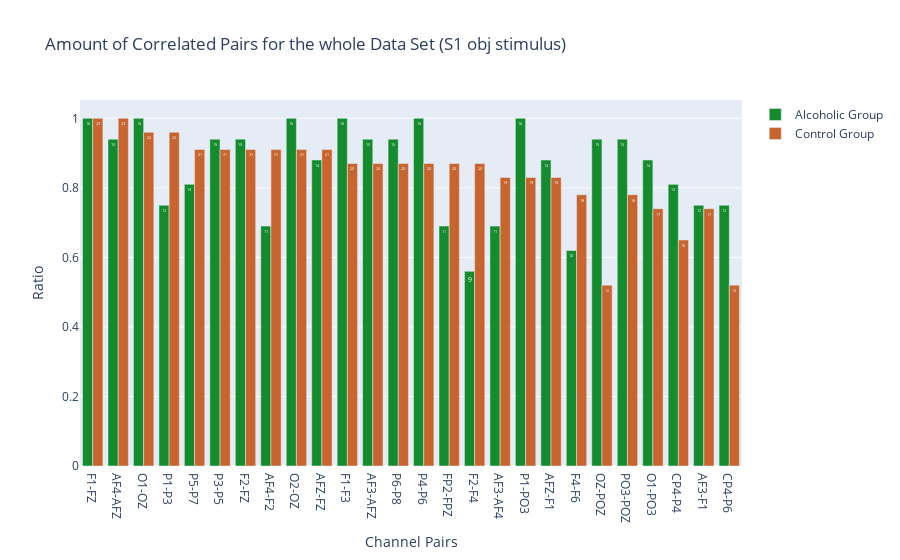

The notebook cell saved with this chart:
### Code cell
compare_corr_pairs(stimulus='S1 obj')

### Figure 1 — Plotly figure (JSON) as saved in the notebook; plotly's stock layout.template omitted (floating-point values rounded to 4 significant figures)
{"data": [{"marker": {"color": "rgb(20,140,45)"}, "name": "Alcoholic Group", "text": [16, 15, 16, 12, 13, 15, 15, 11, 16, 14, 16, 15, 15, 16, 11, 9, 11, 16, 14, 10, 15, 15, 14, 13, 12, 12], "type": "bar", "x": ["F1-FZ", "AF4-AFZ", "O1-OZ", "P1-P3", "P5-P7", "P3-P5", "F2-FZ", "AF4-F2", "O2-OZ", "AFZ-FZ", "F1-F3", "AF3-AFZ", "P6-P8", "P4-P6", "FP2-FPZ", "F2-F4", "AF3-AF4", "P1-PO3", "AFZ-F1", "F4-F6", "OZ-POZ", "PO3-POZ", "O1-PO3", "CP4-P4", "AF3-F1", "CP4-P6"], "y": [1, 0.94, 1, 0.75, 0.81, 0.94, 0.94, 0.69, 1, 0.88, 1, 0.94, 0.94, 1, 0.69, 0.56, 0.69, 1, 0.88, 0.62, 0.94, 0.94, 0.88, 0.81, 0.75, 0.75]}, {"marker": {"color": "rgb(200,100,45)"}, "name": "Control Group", "text": [23, 23, 22, 22, 21, 21, 21, 21, 21, 21, 20, 20, 20, 20, 20, 20, 19, 19, 19, 18, 12, 18, 17, 15, 17, 12], "type": "bar", "x": ["F1-FZ", "AF4-AFZ", "O1-OZ", "P1-P3", "P5-P7", "P3-P5", "F2-FZ", "AF4-F2", "O2-OZ", "AFZ-FZ", "F1-F3", "AF3-AFZ", "P6-P8", "P4-P6", "FP2-FPZ", "F2-F4", "AF3-AF4", "P1-PO3", "AFZ-F1", "F4-F6", "OZ-POZ", "PO3-POZ", "O1-PO3", "CP4-P4", "AF3-F1", "CP4-P6"], "y": [1, 1, 0.96, 0.96, 0.91, 0.91, 0.91, 0.91, 0.91, 0.91, 0.87, 0.87, 0.87, 0.87, 0.87, 0.87, 0.83, 0.83, 0.83, 0.78, 0.52, 0.78, 0.74, 0.65, 0.74, 0.52]}], "layout": {"barmode": "group", "title": {"text": "Amount of Correlated Pairs for the whole Data Set (S1 obj stimulus)"}, "xaxis": {"title": {"text": "Channel Pairs"}}, "yaxis": {"title": {"text": "Ratio"}}}}
